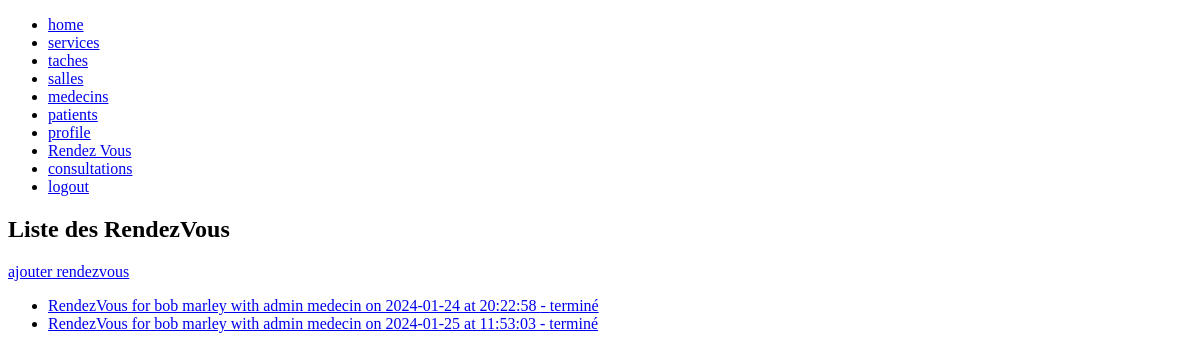
The page /rendezvous/ (signed in) on the database as committed earlier.
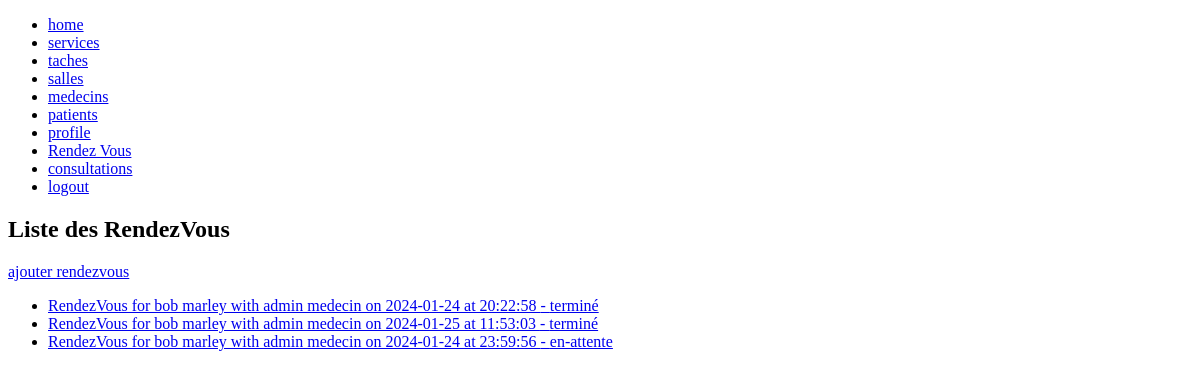
The same page on the database as committed later.
### myapp/models.py (models this page shows, shortened)
class RendezVous(models.Model):
    date = models.DateField(blank=True, null=True)
    heure = models.TimeField(blank=True, null=True)
    medecin = models.ForeignKey(Medecin, on_delete=models.CASCADE)
    patient = models.ForeignKey(Patient, on_delete=models.CASCADE)
    salle = models.ForeignKey(Salle, on_delete=models.CASCADE)
    status = models.CharField(max_length=30, default=STATUS_CHOICES[0][1], choices=STATUS_CHOICES)
    old_status = None
    def __str__(self):
        return f"RendezVous for {self.patient} with {self.medecin} on {self.date} at {self.heure}"

class Patient(models.Model):
    user = models.OneToOneField(User, on_delete=models.CASCADE)
    nom = models.CharField(max_length=255, blank=True, null=True)
    prenom = models.CharField(max_length=255, blank=True, null=True)
    dateNaissance = models.DateField(blank=True, null=True)
    sexe = models.CharField(max_length=10, blank=True, null=True, choices=SEXE_CHOICES)
    adresse = models.TextField(blank=True, null=True)
    num_tel = models.CharField(max_length=20, blank=True, null=True)
    email = models.EmailField(unique=True, null=True)
    class Meta:
        verbose_name_plural = "Patients"
    def __str__(self):
        return f"{self.nom} {self.prenom}"

class Medecin(models.Model):
    user = models.OneToOneField(User, on_delete=models.CASCADE)
    nom = models.CharField(max_length=255, blank=True, null=True)
    prenom = models.CharField(max_length=255, blank=True, null=True)
    dateNaissance = models.DateField(blank=True, null=True)
    sexe = models.CharField(max_length=10, blank=True, null=True, choices=SEXE_CHOICES)
    adresse = models.TextField(blank=True, null=True)
    num_tel = models.CharField(max_length=20, blank=True, null=True)
    specialite = models.CharField(max_length=30, blank=True, null=True, choices=SPECIALITE_CHOICES)
    service = models.ForeignKey('Service', on_delete=models.SET_NULL, null=True, blank=True, related_name='medecins')
    email = models.EmailField(unique=True, null=True)
    class Meta:
        verbose_name_plural = "Medecins"
    def __str__(self):
        return f"{self.nom} {self.prenom}"

### myapp/decorators.py (the view)
    def wrapper_func(request, *args, **kwargs):
        if request.user.is_staff:
            return view_func(request, *args, **kwargs)
        else:
            return redirect('/')

### myapp/views.py (called while the page is built)
@login_required
@adminonly
def AllRendezVous(request):
    rendezvous = RendezVous.objects.all()
    context = {
        'rendezVous': rendezvous,
        'test': 'test'
    }
    return render(request, 'rendezvous/AllRendezVous.html', context)

### myapp/templates/rendezvous/AllRendezVous.html
{% extends '../base.html' %}
{% load static %}
{% block content %}
<h2>Liste des RendezVous</h2>
{% if user.is_staff %}
<a href="{% url 'AddRendezVous' %}">ajouter rendezvous</a><br>
{% endif %}
<ul>
    {% for rdv in rendezVous %}
        <li>
            <a href="{% url 'OneRendezVous' rdv.id %}">{{rdv}} - {{rdv.status}}</a><br>
        </li>
    {% endfor %}
</ul>
{% endblock %}

Rows that differ between the two databases and show on the page:
added RendezVous: patient+medecin "RendezVous for bob marley with admin medecin on 2024-01-24 at 23:59:56", status "en-attente"
